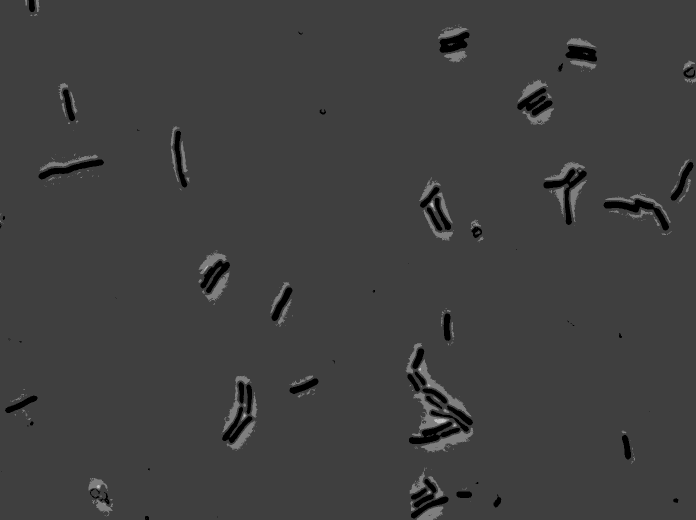
#> input picture data/bsub_100x_phase.tif, 1392 x 1040 px (shown at 1/2 size); the run also reads 1 picture not shown here
$ jupyter execute SciKit.ipynb   (shell and % lines are left out)
#> lines starting #> are read from the running program, lines starting #| are printed output that depends on the picture; after the words box and inside, x2 and y2 are one past the last pixel; in counts of white or black regions, pixels touching at a corner belong together; long printed decimals are rounded
# Image processing in SciKit-image

This example works through the web page: http://justinbois.github.io/bootcamp/2016/lessons/l38_intro_to_image_processing.html

[cell 1]
import numpy as np

# Our image processing tools
import skimage.filters
import skimage.io
import skimage.morphology
import skimage.exposure

import matplotlib.pyplot as plt
import seaborn as sns

[cell 2]
rc={'lines.linewidth': 2, 'axes.labelsize': 18, 'axes.titlesize': 18}
sns.set(rc=rc)

# The following is specific Jupyter notebooks

[cell 3]
# Load the phase contrast image.
im_phase = skimage.io.imread('data/bsub_100x_phase.tif')
#> im_phase is the input picture: shape (1040, 1392) uint16; min 141, max 1043, mean 386

# Display the image, set Seaborn style 'dark' to avoid grid lines
with sns.axes_style('dark'):
    skimage.io.imshow(im_phase)

[cell 4]
# Display the image
with sns.axes_style('dark'):
    skimage.io.imshow(im_phase / im_phase.max())

[cell 5]
with sns.axes_style('dark'):
    # Get subplots
    fig, ax = plt.subplots(2, 2, figsize=(8,6))

    # Display various LUTs
    ax[0,0].imshow(im_phase, cmap=plt.cm.gray)
    ax[0,1].imshow(im_phase, cmap=plt.cm.RdBu_r)
    ax[1,0].imshow(im_phase, cmap=plt.cm.viridis)
    ax[1,1].imshow(im_phase, cmap=plt.cm.copper)
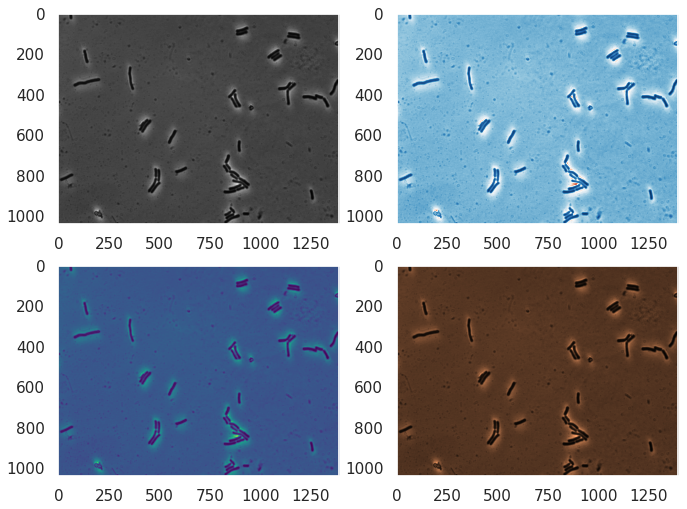
#> figure drawn by matplotlib, 4 panels

[cell 6]
# Get the histogram data
hist_phase, bins_phase = skimage.exposure.histogram(im_phase)
#> hist_phase = 903 values, max 32864 at index 241, min 0 at index 1, mean 1603.2; bins_phase = 903 values from 141 to 1043

# Use matplotlib to make a pretty plot of histogram data
plt.fill_between(bins_phase, hist_phase, alpha=0.5)

# Label axes
plt.xlabel('pixel value')
plt.ylabel('count')

[cell 7]
# Use matplotlib to make a pretty plot of histogram data
plt.fill_between(bins_phase, hist_phase, alpha=0.5)
plt.plot([300, 300], [0,35000], linestyle='-', marker='None', color='red')

# Label axes
plt.xlabel('pixel value')
plt.ylabel('count')

[cell 8]
# Threshold value, as obtained by eye
thresh_phase = 350

# Generate thresholded image
im_phase_bw = im_phase < thresh_phase
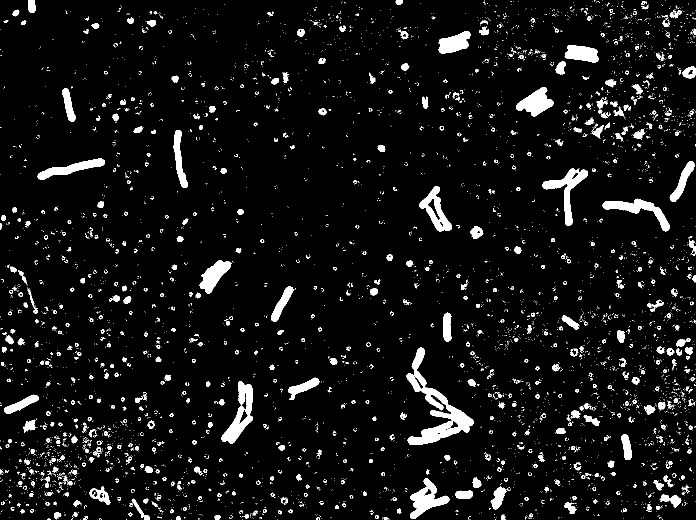
#> im_phase_bw: shape (1040, 1392) bool (shown at 1/2 size); 6.2% white; 5403 white regions (4762 under 20 px), largest, box (x1, y1, x2, y2) and area: (813, 695, 947, 890) 6756, (443, 763, 506, 887) 3088, (1084, 336, 1176, 452) 2716

[cell 9]
# Build RGB image by stacking grayscale images
im_phase_rgb = np.dstack(3 * [im_phase / np.max(im_phase)])

# Saturate green channel wherever there are white pixels in thresh image
im_phase_rgb[im_phase_bw, 1] = 1.0
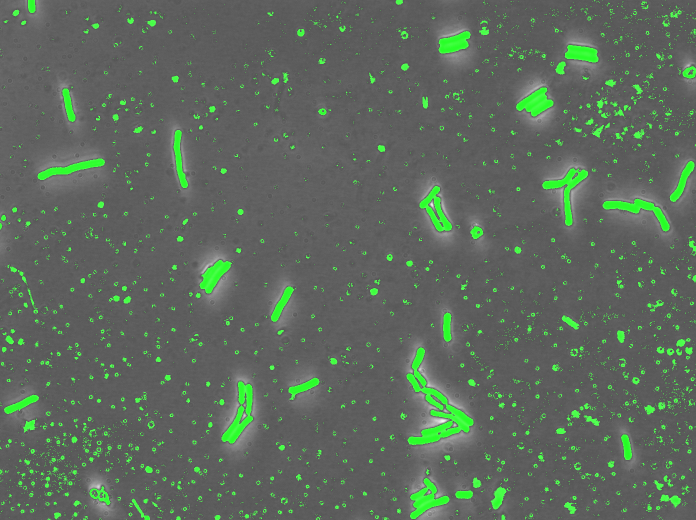
#> im_phase_rgb: shape (1040, 1392, 3) float64 (shown at 1/2 size); mean of channels 0, 1, 2 0.37, 0.415, 0.37; drawn as R, G, B

# Show the result
with sns.axes_style('dark'):
    plt.imshow(im_phase_rgb)

[cell 10]
# Load image
im_cfp = skimage.io.imread('data/bsub_100x_CFP.tif')
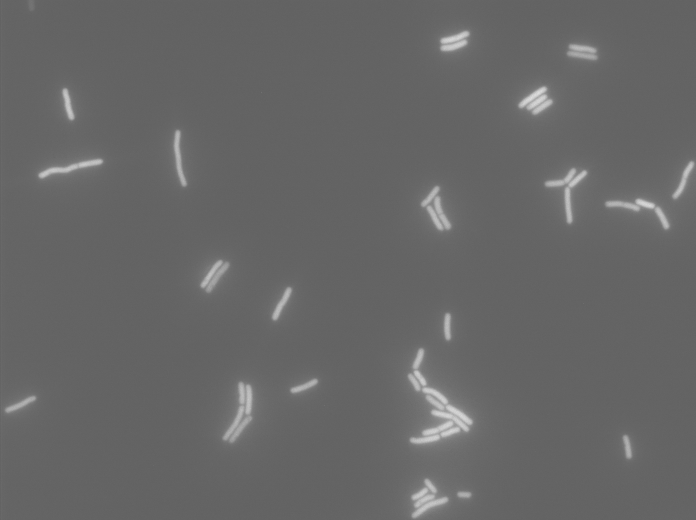
#> im_cfp: shape (1040, 1392) uint16 (shown at 1/2 size); min 93, max 226, mean 102.8

# Display the image
with sns.axes_style('dark'):
    plt.imshow(im_cfp, cmap=plt.cm.gray)

[cell 11]
# Display the image with the viridis color map
with sns.axes_style('dark'):
    plt.imshow(im_cfp, cmap=plt.cm.viridis)

    # Add in a color bar
    plt.colorbar()

[cell 12]
with sns.axes_style('dark'):
    plt.imshow(im_cfp[150:250,450:550] / im_cfp.max(), cmap=plt.cm.viridis)
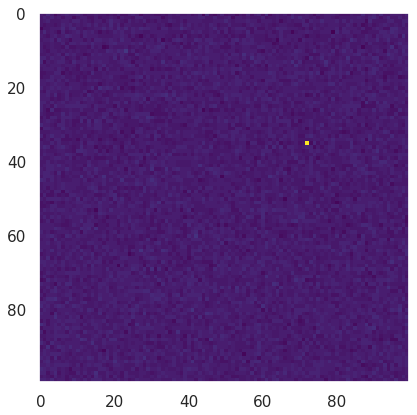
#> figure drawn by matplotlib, 1 panel

[cell 13]
# Make the structuring element
selem = skimage.morphology.square(3)

# Perform the median filter
im_cfp_filt = skimage.filters.median(im_cfp, selem)

# Show filtered image with the viridis LUT.
with sns.axes_style('dark'):
    plt.imshow(im_cfp_filt, cmap=plt.cm.viridis)
    plt.colorbar()
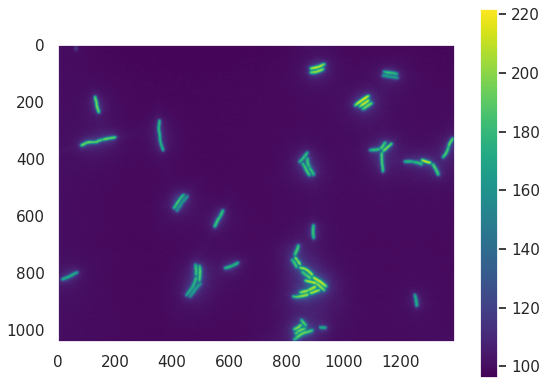
#> figure drawn by matplotlib, 2 panels

[cell 14]
# Get the histogram data
hist_cfp, bins_cfp = skimage.exposure.histogram(im_cfp_filt)
#> hist_cfp = 127 values, max 450134 at index 4, min 0 at index 124, mean 11399.1; bins_cfp = 127 values from 96 to 222

# Use matplotlib to make a pretty plot of histogram data
plt.fill_between(bins_cfp, hist_cfp, alpha=0.5)
plt.plot([115, 115], [0, 500000], 'r-')

# Label axes
plt.xlabel('pixel value')
plt.ylabel('count')
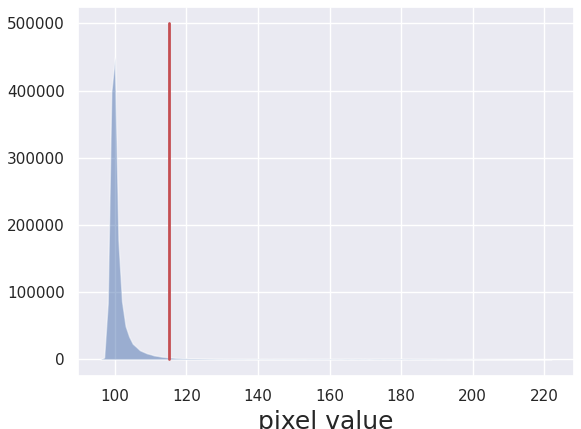
#> figure drawn by matplotlib, 1 panel

[cell 15]
# Threshold value, as obtained by eye
thresh_cfp = 120

# Generate thresholded image
im_cfp_bw = im_cfp_filt > thresh_cfp
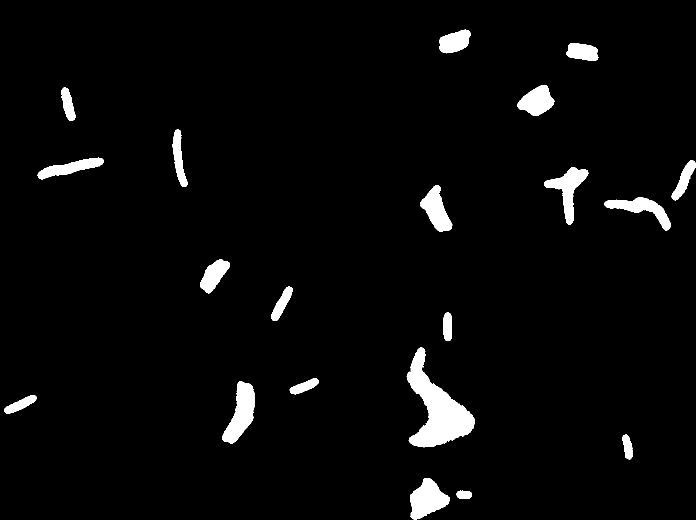
#> im_cfp_bw: shape (1040, 1392) bool (shown at 1/2 size); 3.5% white; 22 white regions (2 under 20 px), largest, box (x1, y1, x2, y2) and area: (813, 695, 950, 895) 11702, (444, 762, 510, 888) 4288, (820, 956, 900, 1040) 4020

# Display phase and thresholded image
with sns.axes_style('dark'):
    fig, ax = plt.subplots(1, 2, figsize=(10, 5))
    ax[0].imshow(im_cfp_filt, cmap=plt.cm.gray)
    ax[1].imshow(im_cfp_bw, cmap=plt.cm.gray)

[cell 16]
# Build RGB image by stacking grayscale images
im_cfp_rgb = np.dstack(3 * [im_cfp_filt / im_cfp_filt.max()])

# Saturate red channel wherever there are white pixels in thresh image
im_cfp_rgb[im_cfp_bw, 1] = 1.0
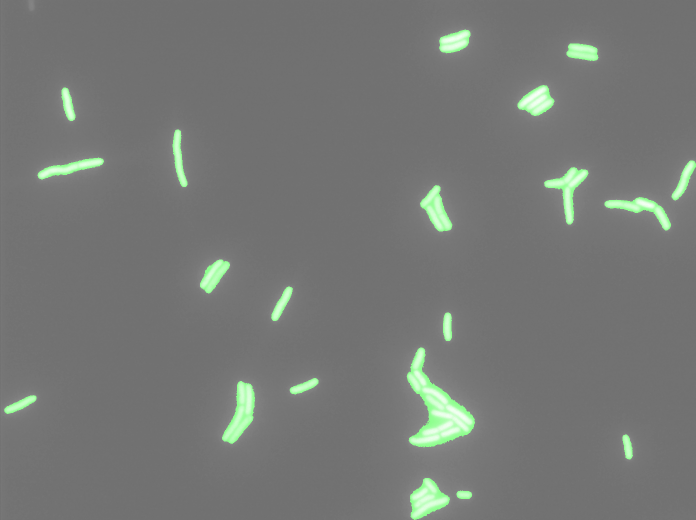
#> im_cfp_rgb: shape (1040, 1392, 3) float64 (shown at 1/2 size); mean of channels 0, 1, 2 0.463, 0.473, 0.463; drawn as R, G, B

# Show the result
with sns.axes_style('dark'):
    plt.imshow(im_cfp_rgb)

[cell 17]
# Compute Otsu thresholds for phase and cfp
thresh_phase_otsu = skimage.filters.threshold_otsu(im_phase)
#> thresh_phase_otsu = 437
thresh_cfp_otsu = skimage.filters.threshold_otsu(im_cfp_filt)
#> thresh_cfp_otsu = 135

# Compare results to eyeballing it
print('Phase by eye: ', thresh_phase, '   CFP by eye: ', thresh_cfp)
print('Phase by Otsu:', thresh_phase_otsu,
      '   CFP by Otsu:', thresh_cfp_otsu)
#| Phase by Otsu: 437    CFP by Otsu: 135

[cell 18]
# Plot the histograms together.
plt.fill_between(bins_phase, np.log10(hist_phase), alpha=0.5)
plt.fill_between(bins_cfp, np.log10(hist_cfp), alpha=0.5,
                 color=sns.color_palette()[1])
plt.plot([thresh_phase_otsu, thresh_phase_otsu], [0, 6], 'b-')
plt.plot([thresh_cfp_otsu, thresh_cfp_otsu], [0, 6], 'g-')
plt.legend(('phase', 'CFP'), loc='upper right')

# Label axes
plt.xlabel('pixel value')
plt.ylabel('log$_{10}$ count')
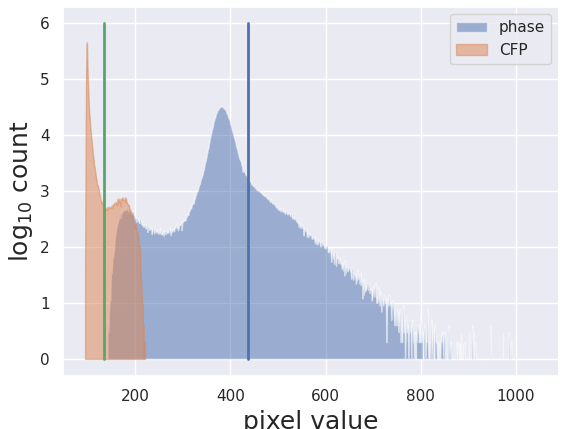
#> figure drawn by matplotlib, 1 panel

[cell 19]
# Compute bacterial area
bacterial_area_pix = im_cfp_bw.sum()
#> bacterial_area_pix = 50700

# Print out the result
print('bacterial area =', bacterial_area_pix, 'pixels')
#| bacterial area = 50700 pixels

[cell 20]
# Define interpixel distance
interpix_dist = 0.063 # microns

# Compute bacterial area
bacterial_area_micron = bacterial_area_pix * interpix_dist**2
#> bacterial_area_micron = 201.2

# Print total area
print('bacterial area =', bacterial_area_micron, 'square microns')
#| bacterial area = 201.228 square microns
